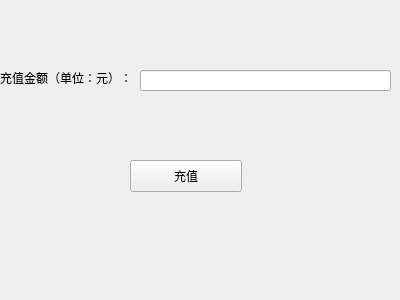
<?xml version="1.0" encoding="UTF-8"?>
<ui version="4.0">
 <class>recharge_w</class>
 <widget class="QWidget" name="recharge_w">
  <property name="geometry">
   <rect>
    <x>0</x>
    <y>0</y>
    <width>400</width>
    <height>300</height>
   </rect>
  </property>
  <property name="windowTitle">
   <string>充值</string>
  </property>
  <widget class="QLabel" name="label">
   <property name="geometry">
    <rect>
     <x>0</x>
     <y>70</y>
     <width>141</width>
     <height>16</height>
    </rect>
   </property>
   <property name="text">
    <string>充值金额（单位：元）：</string>
   </property>
  </widget>
  <widget class="QLineEdit" name="moneyLine">
   <property name="geometry">
    <rect>
     <x>140</x>
     <y>70</y>
     <width>251</width>
     <height>21</height>
    </rect>
   </property>
  </widget>
  <widget class="QPushButton" name="rechargeButton">
   <property name="geometry">
    <rect>
     <x>130</x>
     <y>160</y>
     <width>112</width>
     <height>32</height>
    </rect>
   </property>
   <property name="text">
    <string>充值</string>
   </property>
  </widget>
 </widget>
 <resources/>
 <connections/>
</ui>
